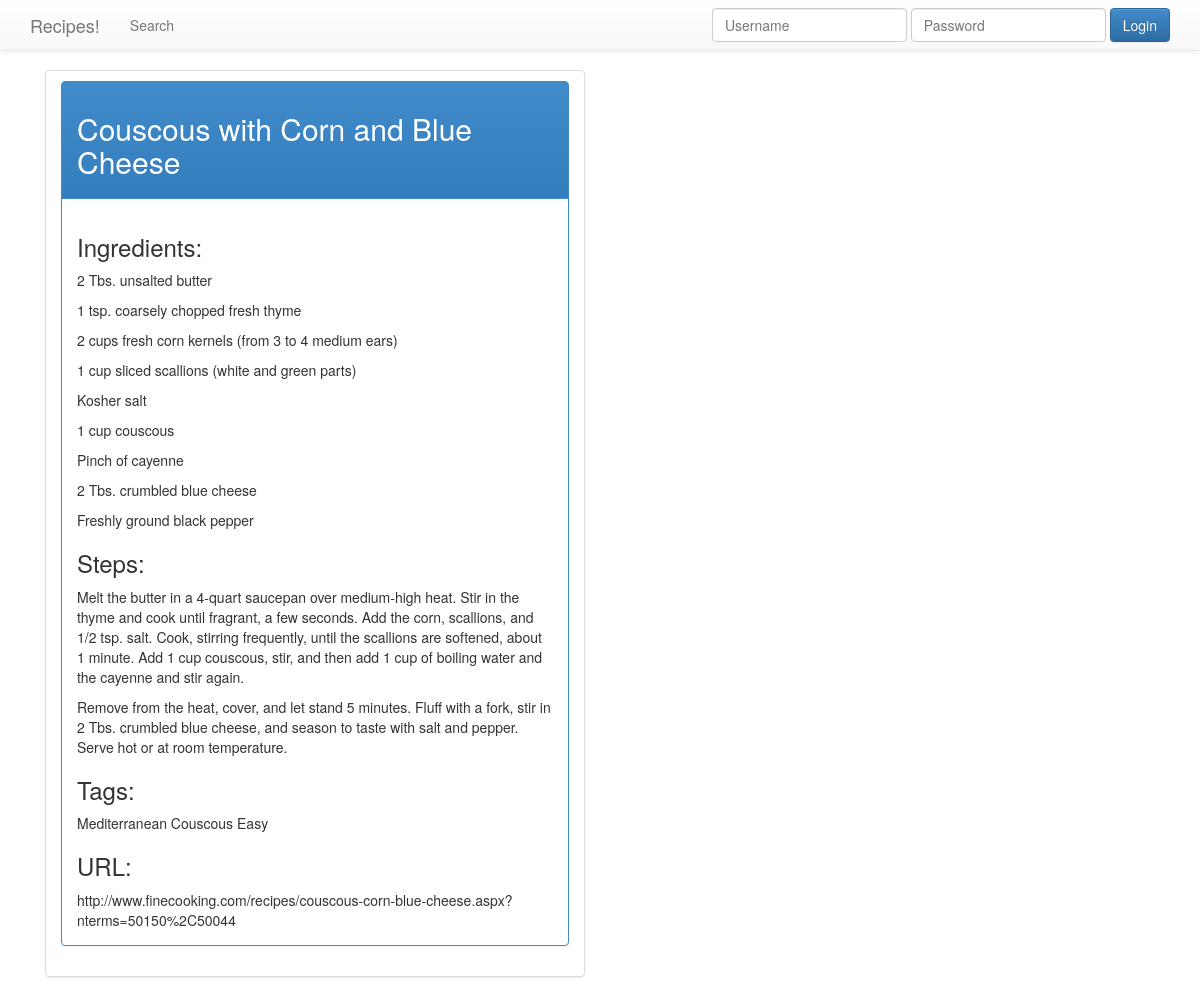
The app's page /view/4 with its own data.
### tables this page shows
CREATE TABLE entries (url TEXT, tags TEXT, id integer PRIMARY KEY, title text, ingredients text, steps text);

### flaskr.py (the view)
@app.route('/view/<id>')
def view_entry(id):
    print 'ID:',id
    db = get_db()
    cur = db.execute('select id, title, ingredients, steps, tags, url from entries where id = ? order by id desc', [id.strip()])
    entries = cur.fetchall()
    return render_template('view_entry.html', entries=entries)

### flaskr.py (called while the page is built)
@app.template_filter()
@evalcontextfilter
def nl2br(eval_ctx, value):
    result = u'\n\n'.join(u'<p>%s</p>' % p.replace('\n', '<br>\n') \
        for p in _paragraph_re.split(escape(value)))
    if eval_ctx.autoescape:
        result = Markup(result)
    return result

def get_db():
    if not hasattr(g, 'sqlite_db'):
        g.sqlite_db = connect_db()
    return g.sqlite_db

def connect_db():
    rv = sqlite3.connect(app.config['DATABASE'])
    rv.row_factory = sqlite3.Row
    return rv

### templates/view_entry.html
{% extends "layout.html" %}
{% block body %}
  <div class="col-lg-6">
  {% for entry in entries %}
  <ul class="list-group">
    <li class="list-group-item">
    <div class="panel panel-primary">
        <div class="panel-heading">
        <h2>{{ entry.title }}</h2>{% if session.logged_in %}<a href="/edit/{{ entry.id }}" class="btn btn-sm btn-primary">Edit</a>{% endif %}
        </div>
        <div class="panel-body">
            <h3>Ingredients:</h3>{{ entry.ingredients|nl2br }}
            <h3>Steps:</h3>{{ entry.steps|nl2br }}
            <h3>Tags:</h3>{{ entry.tags }}
            <h3>URL:</h3>{{ entry.url }}
        </div>
    </div>
    </li>
    </ul>
  {% else %}
    <div class="alert alert-danger">Recipe #{{ entry.id }} does not exist.</div>
  {% endfor %}
  </div>
{% endblock %}

### static/css/theme.css (style rules this page uses)
body { padding-top: 70px; padding-bottom: 30px; }

### records on screen
entries: title "Couscous with Corn and Blue Cheese", ingredients "2 Tbs. unsalted butter 1 tsp. coarsely chopped fresh thyme 2 cups fresh corn kernels (from 3 to 4 medium ears) 1 cup sliced scallions (white and green parts) Kosher salt 1 cup couscous Pinch of cayenne 2 Tbs. crumbled blue cheese Freshly ground black pepper", steps "Melt the butter in a 4-quart saucepan over medium-high heat. Stir in the thyme and cook until fragrant, a few seconds. Add the corn, scallions, and 1/2 tsp. salt. Cook, stirring frequently, until the scallions are softened, about 1 minute. Add 1 cup couscous, stir, and then add 1 cup of boiling water and the cayenne and stir again. Remove from the heat, cover, and let stand 5 minutes. Fluff with a fork, stir in 2 Tbs. crumbled blue cheese, and season to taste with salt and pepper. Serve hot or at room temperature.", tags "Mediterranean Couscous Easy", url "http://www.finecooking.com/recipes/couscous-corn-blue-cheese.aspx?nterms=50150%2C50044"
